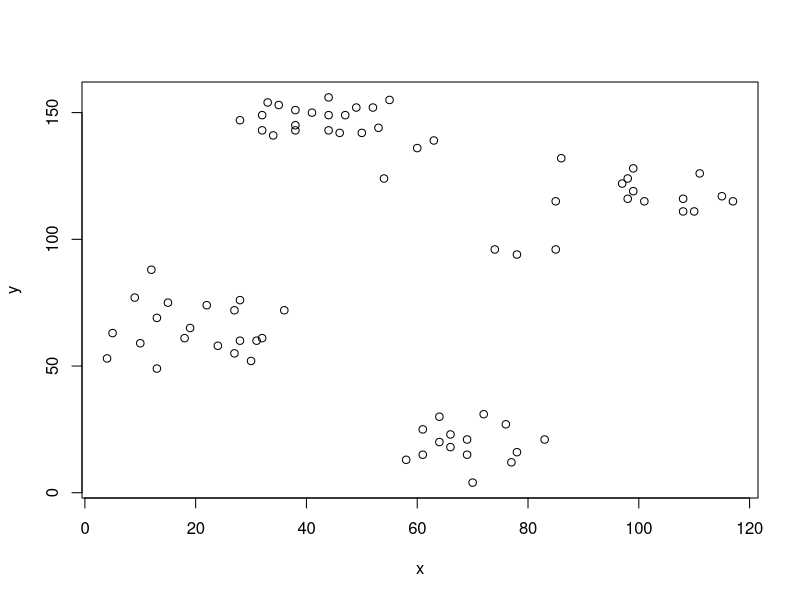
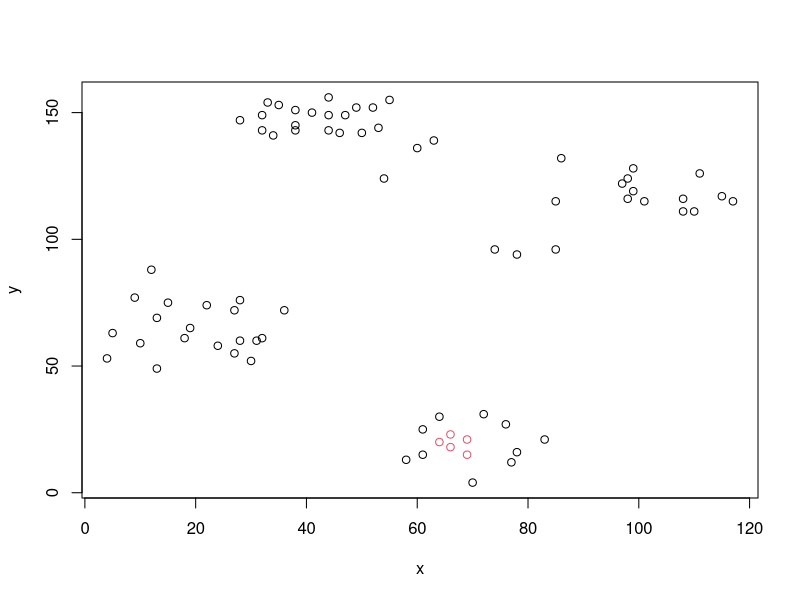
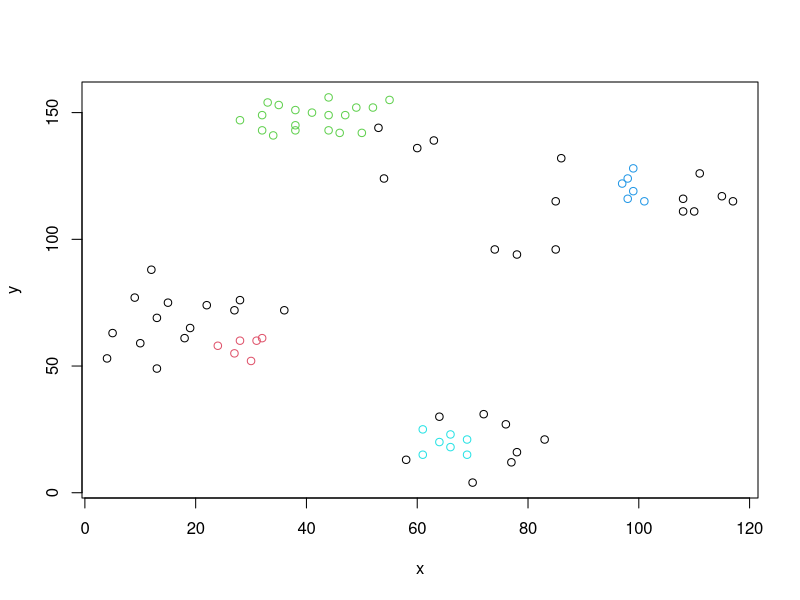
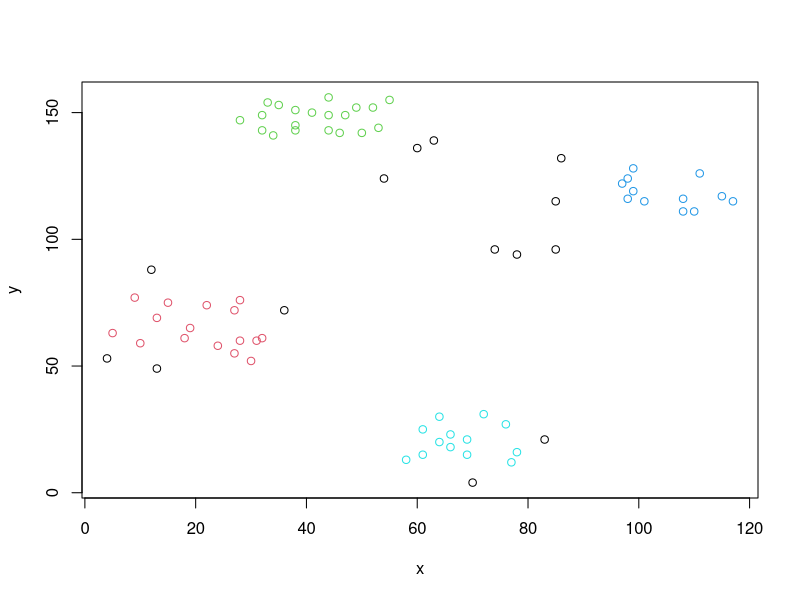
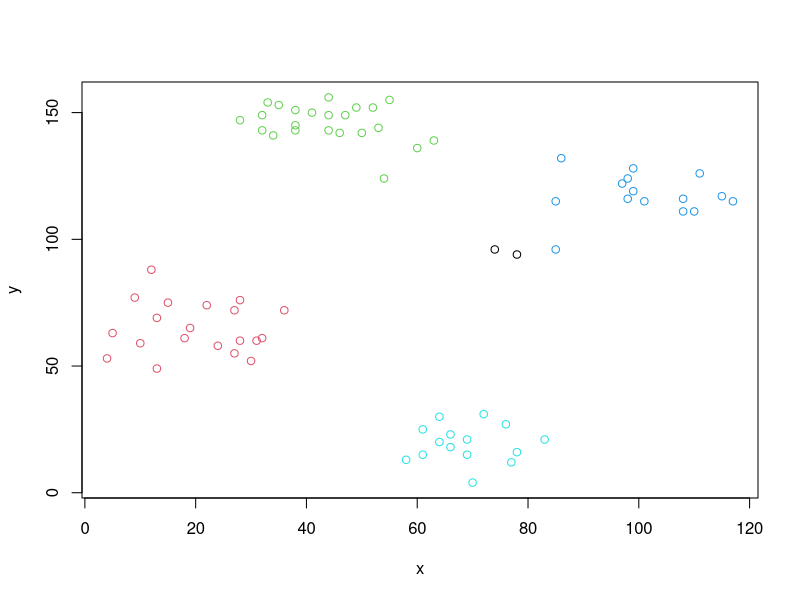
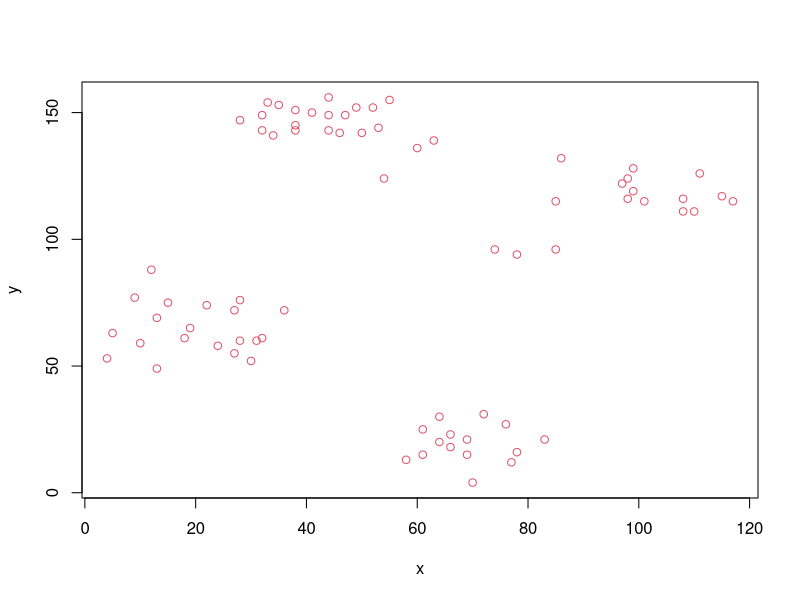

Source code (R) for these figures, in order: (Note: this script raises an error after producing the figures.)
#dbscan example
library(cluster)
library(fpc)
data(ruspini)
plot(ruspini)
#Run dbscan with eps = 5 and MinPts = 5
dbr <- dbscan(ruspini, eps=5, MinPts=5)
str(dbr)
plot(ruspini, col=dbr$cluster+1L)

#Run dbscan with eps = 7 and MinPts = 5
dbr <- dbscan(ruspini, eps=7, MinPts=5)
str(dbr)
plot(ruspini, col=dbr$cluster+1L)

#Run dbscan with eps = 10 and MinPts = 5
dbr <- dbscan(ruspini, eps=10, MinPts=5)
str(dbr)
plot(ruspini, col=dbr$cluster+1L)

#Run dbscan with eps = 20 and MinPts = 5 
dbr <- dbscan(ruspini, eps=20, MinPts=5)
str(dbr)
plot(ruspini, col=dbr$cluster+1L)

#Run dbscan with eps = 50 and MinPts = 5 
dbr <- dbscan(ruspini, eps=50, MinPts=5)
str(dbr)
plot(ruspini, col=dbr$cluster+1L)

# Silhouette plot
d <- dist(ruspini)
sil <- silhouette(dbr$cluster,d)
plot(sil)
